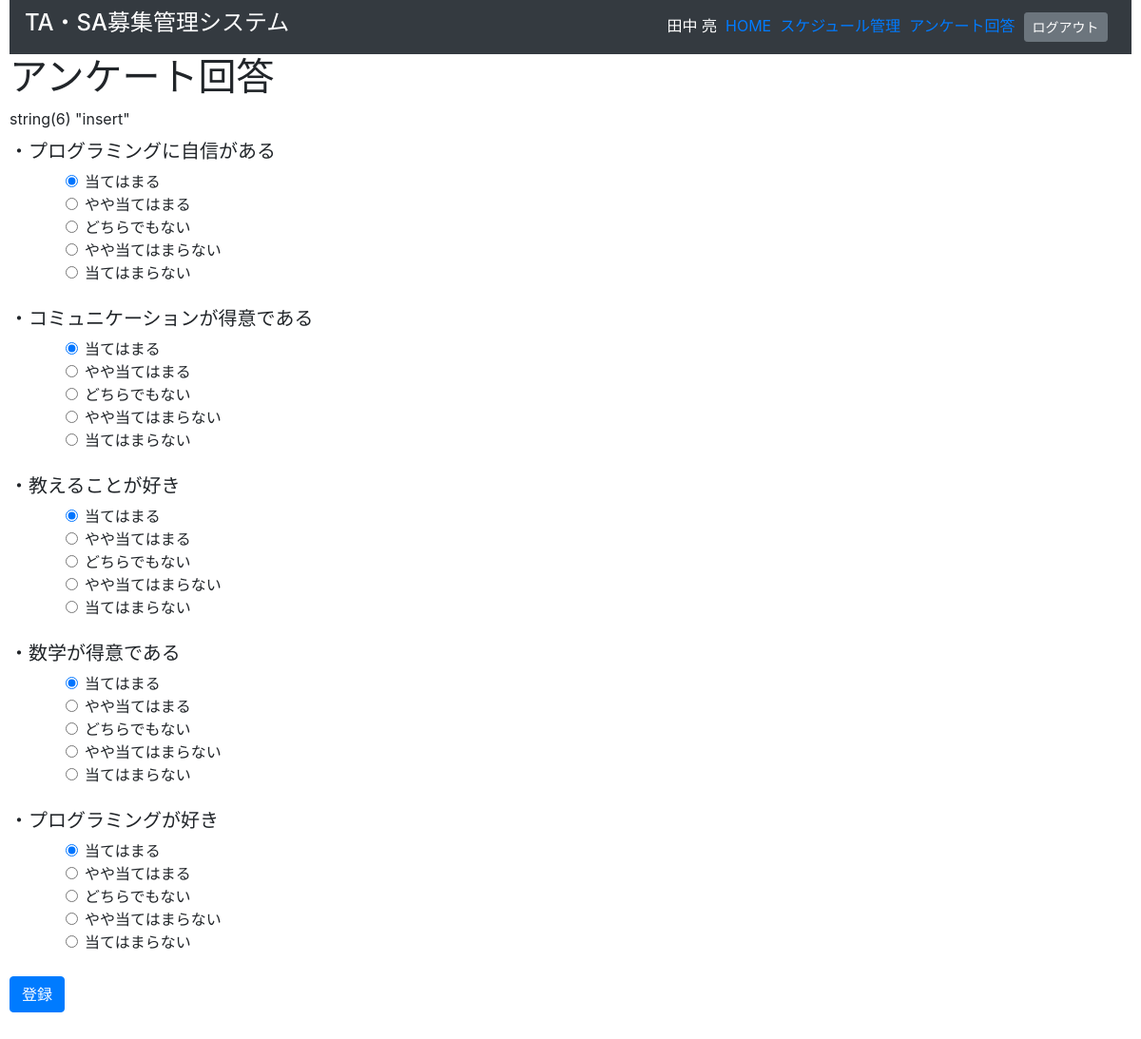
/index.php?do=student_answer (signed in), run on the app's committed database.
### tables this page shows
CREATE TABLE `tb_questionnaire` (
  `que_id` int(10) unsigned NOT NULL AUTO_INCREMENT,
  `que_title` text DEFAULT NULL,
  PRIMARY KEY (`que_id`),
  UNIQUE KEY `que_id` (`que_id`)
);

### index.php (called while the page is built, shortened)
<?php
include('src/pg_header.php');
$action = 'pb_home';
if (isset($_GET['do'])) {
  $action = $_GET['do'];
}
include('src/' . $action . '.php');
include('src/pg_footer.php');

### src/student_answer.php (the view, shortened to what this page needs)
<h1>アンケート回答</h1>
<?php
require_once('db_inc.php');
$act = 'insert';
var_dump($act);
$sql = "SELECT * FROM tb_questionnaire";
$rs = $conn->query($sql);
$row = $rs->fetch_assoc();
?>
<article>
  <div class="main">
<?php
echo '<form action="?do=student_answer_save&act='.$act.'" method="post">';
while($row):
  if($act === 'insert'){
    echo '<h5>・'.$row['que_title'].'</h5>';
  }
  echo '<div class="radio-area">';
  for($i = 1; $i <= 5; $i++):
    echo '<div class="form-check">';
    echo '<input class="form-check-input" type="radio" value="'.$i.'" id="Check1" name="'.$row['que_id'].'"';
    if($i === 1){
      echo 'checked';
    }
    echo '>';
?>
  <label class="form-check-label" for="Check1">
<?php
switch ($i) {
  case 1:
      echo "当てはまる";
    break;
  case 2:
      echo "やや当てはまる";
    break;
  case 3:
      echo "どちらでもない";
    break;
  case 4:
      echo "やや当てはまらない";
    break;
  case 5:
      echo "当てはまらない";
    break;
}
?>
  </label>
  </div>
<?php
  endfor;
  $row = $rs->fetch_assoc();
  echo "</div>";
  echo "<br>";
  endwhile;
  if($act === 'insert'){
      echo '<button type="submit" class="btn btn-primary">登録</button>';
  }
  ?>
    </form>
  </div>
</article>

### src/pg_header.php (shortened to what this page needs)
<!DOCTYPE html>
<html lang="ja"><head>
<link rel="stylesheet" href="https://cdn.jsdelivr.net/npm/bootstrap@4.5.3/dist/css/bootstrap.min.css">
<link rel="stylesheet" TYPE="text/css" href="css/style.css">
</head>
<body>
<div class="wrapper">
  <nav class="navbar navbar-dark bg-dark">
  <a href="?do=pb_home"><h5 class="text-white h4">TA・SA募集管理システム</h5></a>
<?php
echo '<div class="right-content">';
if (isset($_SESSION['usr_kind'])){
  echo '<p class="text-white" style="display:inline">';
  echo $_SESSION['usr_name'].'&nbsp;&nbsp;</p>';
  if($_SESSION['usr_kind'] == 1){
    $menu = array(
      'HOME'  => 'student_home',
      'スケジュール管理' => 'student_schedule',
      'アンケート回答' => 'student_answer'
    );
  }
  foreach($menu as $label=>$action){
    echo  '<a href="?do=' . $action . '">' . $label . '</a>&nbsp&nbsp;' ;
  }
  echo  '<a href="?do=sys_logout"><button type="button" class="btn btn-secondary btn-sm">ログアウト</button></a>&nbsp;' ;
  }else{
   echo  '<a href="?do=sys_login"><button type="button" class="btn btn-primary btn-sm">ログイン</button></a>' ;
  }
?>
</div>
  </nav>

### src/pg_footer.php
</div>
</body>
</html>

### css/style.css (style rules this page uses)
.wrapper { margin-right: auto; margin-left: auto; max-width: 1200px; padding-right: 10px; padding-left: 10px; }
.main { background-color: #ffffff; margin-top: 10px; margin-bottom: 10%; margin-right: 0px; width: 100%; }
article { display:flex; }
.right-content { margin: 5px 5px 5px auto; }
.radio-area { padding-left: 5%; }

### data on the page
tb_questionnaire: que_title "プログラミングに自信がある"
tb_questionnaire: que_title "コミュニケーションが得意である"
tb_questionnaire: que_title "教えることが好き"
tb_questionnaire: que_title "数学が得意である"
tb_questionnaire: que_title "プログラミングが好き"

### other printed values
$_SESSION['usr_name'] "田中 亮"
$label "HOME"
$label "スケジュール管理"
$label "アンケート回答"
